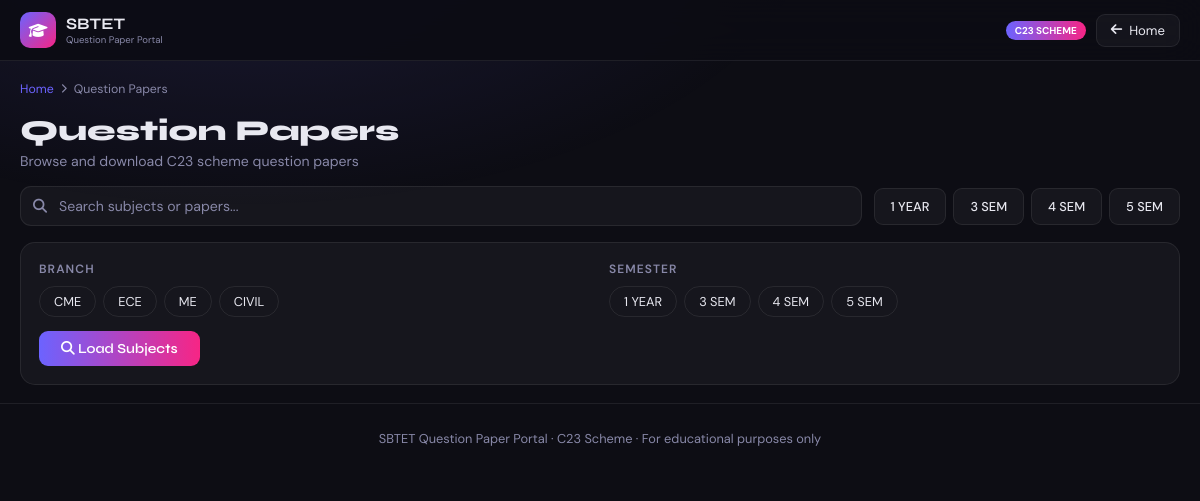
/papers, run on the app's committed database.
### tables this page shows
CREATE TABLE branches (
        id INTEGER PRIMARY KEY AUTOINCREMENT,
        code TEXT UNIQUE NOT NULL,
        name TEXT NOT NULL
    );

CREATE TABLE semesters (
        id INTEGER PRIMARY KEY AUTOINCREMENT,
        name TEXT UNIQUE NOT NULL,
        sort_order INTEGER NOT NULL
    );

### app.py (the view)
@app.route('/papers')
def papers():
    conn = get_db()
    branches = conn.execute('SELECT * FROM branches').fetchall()
    semesters = conn.execute('SELECT * FROM semesters ORDER BY sort_order').fetchall()
    conn.close()
    return render_template('papers.html', branches=branches, semesters=semesters)

### app.py (called while the page is built)
def get_db():
    conn = sqlite3.connect('sbtet.db')
    conn.row_factory = sqlite3.Row
    return conn

### templates/papers.html (shortened to what this page needs)
<!DOCTYPE html>
<html lang="en">
<head>
<link rel="stylesheet" href="https://cdnjs.cloudflare.com/ajax/libs/font-awesome/6.5.0/css/all.min.css">
</head>
<body>
<header>
  <div class="header-inner">
    <a href="/" class="logo">
      <div class="logo-icon"><i class="fas fa-graduation-cap"></i></div>
      <div>
        <div class="logo-text">SBTET </div>
        <div class="logo-sub">Question Paper Portal</div>
      </div>
    </a>
    <div class="hdr-right">
      <div class="badge">C23 SCHEME</div>
      <a href="/" class="back-btn"><i class="fas fa-arrow-left"></i><span class="back-label"> Home</span></a>
    </div>
  </div>
</header>
<div class="topbar">
  <div class="breadcrumb">
    <a href="/">Home</a>
    <i class="fas fa-chevron-right" style="font-size:0.6rem;"></i>
    <span>Question Papers</span>
  </div>
  <h1 class="page-title" id="page-title">Question Papers</h1>
  <p class="page-sub" id="page-sub">Browse and download C23 scheme question papers</p>
</div>
<div class="controls">
  <div class="search-wrap">
    <i class="fas fa-search"></i>
    <input type="text" class="search-input" id="search-input" placeholder="Search subjects or papers...">
  </div>
  <div class="filter-group" id="sem-filters"></div>
</div>
<div class="inline-wrap" id="inline-selectors-wrap" style="display:none;">
  <div class="inline-selectors">
    <div class="sel-grid">
      <div>
        <div class="sel-label">Branch</div>
        <div class="sel-pills" id="branch-pills">
          {% for b in branches %}
          <button class="sel-pill" data-branch="{{ b.code }}">{{ b.code }}</button>
          {% endfor %}
        </div>
      </div>
      <div>
        <div class="sel-label">Semester</div>
        <div class="sel-pills" id="sem-pills">
          {% for s in semesters %}
          <button class="sel-pill" data-sem="{{ s.name }}">{{ s.name }}</button>
          {% endfor %}
        </div>
      </div>
    </div>
    <button class="load-btn" onclick="loadSubjectsFromInline()">
      <i class="fas fa-search"></i> Load Subjects
    </button>
  </div>
</div>
<footer style="border-top:1px solid var(--border);padding:26px 1.25rem;text-align:center;color:var(--muted);font-size:0.8rem;">
  SBTET Question Paper Portal &middot; C23 Scheme &middot; For educational purposes only
</footer>
</body>
</html>

### templates/papers.html (style rules this page uses)
:root { --ink:#0d0d14;--card:rgba(255,255,255,0.04);--border:rgba(255,255,255,0.08);--accent:#6c63ff;--accent2:#f72585;--accent3:#4cc9f0;--text:#e8e8f0;--muted:#8888a8;--glow:rgba(108,99,255,0.35); }
*,*::before,*::after { margin:0;padding:0;box-sizing:border-box; }
html { scroll-behavior:smooth;-webkit-text-size-adjust:100%; }
body { font-family:'DM Sans',sans-serif;background:var(--ink);color:var(--text);min-height:100vh;overflow-x:hidden;-webkit-font-smoothing:antialiased; }
h1,h2,h3,h4 { font-family:'Syne',sans-serif; }
a { text-decoration:none;color:inherit; }
button { font-family:inherit;cursor:pointer; }
body::before { content:'';position:fixed;inset:0;z-index:0;pointer-events:none; background:radial-gradient(ellipse 80% 60% at 20% -10%,rgba(108,99,255,.15) 0%,transparent 60%), radial-gradient(ellipse 60% 50% at 80% 110%,rgba(76,201,240,.1) 0%,transparent 55%); }
body>* { position:relative;z-index:1; }
header { position:sticky;top:0;z-index:100;background:rgba(13,13,20,0.92);backdrop-filter:blur(20px);-webkit-backdrop-filter:blur(20px);border-bottom:1px solid var(--border); }
.header-inner { max-width:1200px;margin:0 auto;display:flex;align-items:center;justify-content:space-between;height:60px;padding:0 1.25rem; }
.logo { display:flex;align-items:center;gap:10px; }
.logo-icon { width:36px;height:36px;min-width:36px;border-radius:10px;background:linear-gradient(135deg,var(--accent),var(--accent2));display:flex;align-items:center;justify-content:center;font-size:15px;color:#fff; }
.logo-text { font-family:'Syne',sans-serif;font-weight:700;font-size:1rem;line-height:1.2; }
.logo-sub { font-size:0.6rem;color:var(--muted); }
.badge { font-size:0.62rem;font-weight:700;padding:3px 9px;border-radius:99px;background:linear-gradient(90deg,var(--accent),var(--accent2));color:#fff;white-space:nowrap; }
.back-btn { display:flex;align-items:center;gap:7px;padding:7px 14px;border-radius:9px;border:1px solid var(--border);font-size:0.82rem;color:var(--text);background:var(--card);transition:all 0.2s;white-space:nowrap; }
.hdr-right { display:flex;align-items:center;gap:10px; }
.topbar { max-width:1200px;margin:0 auto;padding:20px 1.25rem 0; }
.breadcrumb { display:flex;align-items:center;gap:7px;font-size:0.77rem;color:var(--muted);margin-bottom:16px;flex-wrap:wrap; }
.breadcrumb a { color:var(--accent); }
.page-title { font-size:clamp(1.3rem,4vw,1.8rem);font-weight:800;margin-bottom:4px; }
.page-sub { color:var(--muted);font-size:0.88rem; }
.controls { max-width:1200px;margin:0 auto;padding:16px 1.25rem;display:flex;flex-wrap:wrap;gap:12px;align-items:center; }
.search-wrap { flex:1;min-width:200px;position:relative; }
.search-wrap i { position:absolute;left:13px;top:50%;transform:translateY(-50%);color:var(--muted);font-size:0.88rem; }
.search-input { width:100%;padding:10px 13px 10px 38px;background:var(--card);border:1px solid var(--border);border-radius:11px;color:var(--text);font-family:'DM Sans',sans-serif;font-size:0.88rem;outline:none;transition:all 0.22s; }
.search-input::placeholder { color:var(--muted); }
.filter-group { display:flex;gap:7px;flex-wrap:wrap; }
.inline-wrap { max-width:1200px;margin:0 auto;padding:0 1.25rem; }
.inline-selectors { background:var(--card);border:1px solid var(--border);border-radius:15px;padding:18px;margin-bottom:18px; }
.sel-grid { display:grid;grid-template-columns:1fr 1fr;gap:18px; }
.sel-label { font-size:0.75rem;font-weight:600;text-transform:uppercase;letter-spacing:0.09em;color:var(--muted);margin-bottom:9px; }
.sel-pills { display:flex;flex-wrap:wrap;gap:7px; }
.sel-pill { padding:6px 14px;border-radius:99px;border:1px solid var(--border);font-size:0.8rem;color:var(--text);background:transparent;transition:all 0.2s;-webkit-tap-highlight-color:transparent; }
.load-btn { margin-top:14px;padding:9px 22px;background:linear-gradient(90deg,var(--accent),var(--accent2));color:#fff;border:none;border-radius:9px;font-family:'Syne',sans-serif;font-weight:600;font-size:0.86rem;transition:all 0.2s; }

### data on the page
branches: code "CME"
branches: code "ECE"
branches: code "ME"
branches: code "CIVIL"
semesters: name "1 YEAR"
semesters: name "3 SEM"
semesters: name "4 SEM"
semesters: name "5 SEM"
